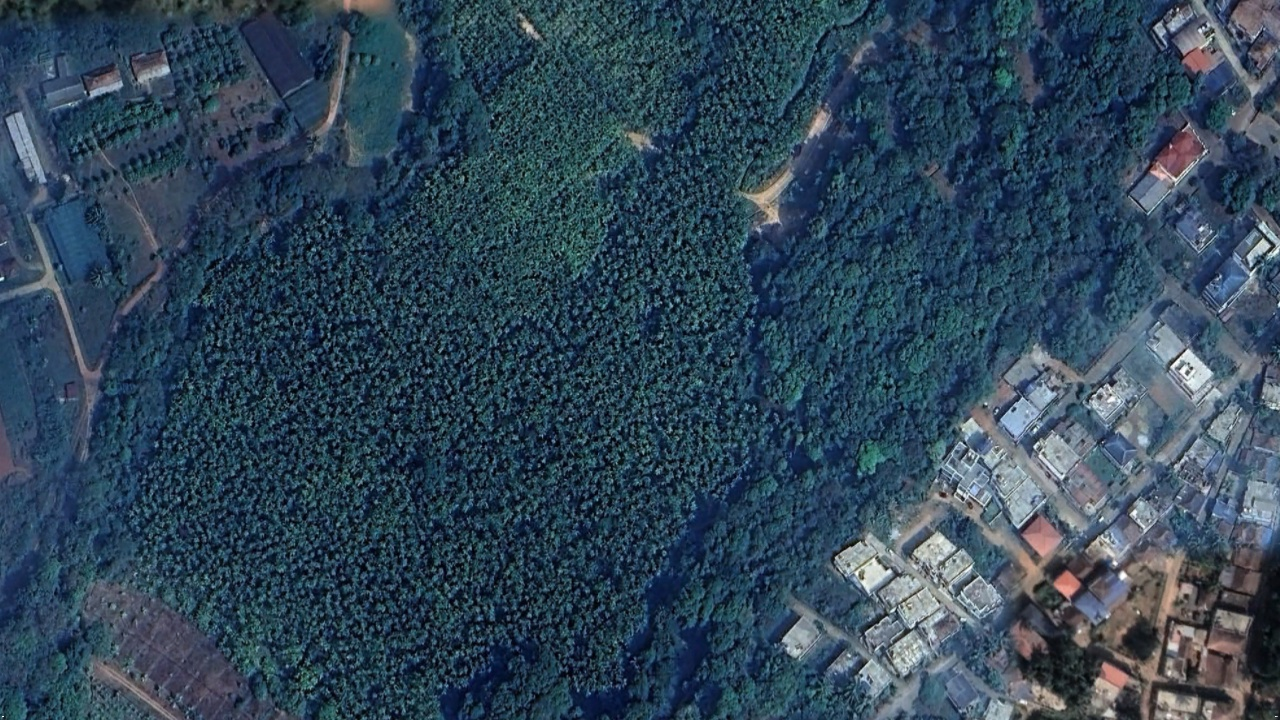
#> input picture Arecanut_Detection/Model_Statistical_Detection/test_images/image-1.jpg, 1280 x 720 px, given as the content of the folder ection/Model_Statistical_Detection/reference_images/positive, which was not available
$ jupyter execute Arecanut_Detection.ipynb
#> lines starting #> are read from the running program, lines starting #| are printed output that depends on the picture; after the words box and inside, x2 and y2 are one past the last pixel; in counts of white or black regions, pixels touching at a corner belong together; pictures that were not available may be replaced by others from this repository, and a replacement may not be noted
[cell 1]
from google.colab import drive
drive.mount('/content/drive')

[cell 2]
import cv2
import os
import numpy as np
from sklearn.svm import SVC
from sklearn.preprocessing import normalize
from skimage.feature import local_binary_pattern
import joblib

def split_image(image, patch_size=400, overlap=0.5):
    height, width = image.shape[:2]
    step = int(patch_size * (1 - overlap))
    patches, coordinates = [], []
    for y in range(0, height - patch_size + 1, step):
        for x in range(0, width - patch_size + 1, step):
            patches.append(image[y:y + patch_size, x:x + patch_size])
            coordinates.append((x, y, x + patch_size, y + patch_size))
    return patches, coordinates

def extract_features(image):
    gray = cv2.cvtColor(image, cv2.COLOR_BGR2GRAY)
    resized = cv2.resize(gray, (128, 128))
    lbp = local_binary_pattern(resized, 8, 1, method='uniform')
    hist_lbp, _ = np.histogram(lbp.ravel(), bins=np.arange(0, 10), range=(0, 9))
    hist_lbp = hist_lbp.astype("float")
    hist_lbp /= (hist_lbp.sum() + 1e-7)

    hsv = cv2.cvtColor(image, cv2.COLOR_BGR2HSV)
    hist_h = cv2.calcHist([hsv], [0], None, [8], [0, 180])
    hist_s = cv2.calcHist([hsv], [1], None, [8], [0, 256])
    hist_v = cv2.calcHist([hsv], [2], None, [8], [0, 256])
    hist_color = np.concatenate((hist_h, hist_s, hist_v)).flatten()
    hist_color = normalize(hist_color.reshape(1, -1))[0]

    return np.concatenate([hist_lbp, hist_color])

def train_svm(reference_folder):
    features, labels = [], []
    for label in ['positive', 'negative']:
        folder = os.path.join(reference_folder, label)
        for file in os.listdir(folder):
            if file.lower().endswith(('.jpg', '.jpeg', '.png')):
                img = cv2.imread(os.path.join(folder, file))
#> img is the input picture: shape (720, 1280, 3); mean B, G, R 87.8, 70.3, 48.9
                if img is not None:
                    features.append(extract_features(img))
#> in extract_features, `gray = cv2.cvtColor(image, cv2.COLOR_BGR2GRAY)`:
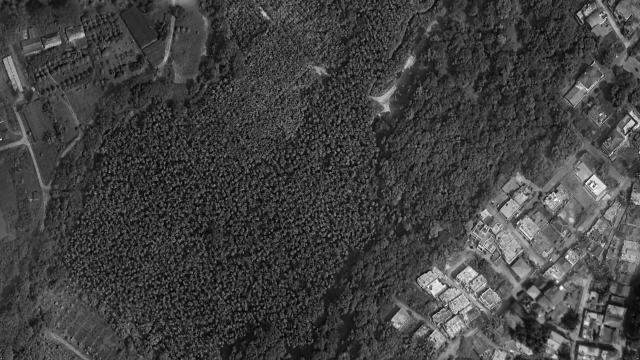
#> gray: shape (720, 1280) (shown at 1/2 size); min 1, max 255, mean 65.9
#> in extract_features, `resized = cv2.resize(gray, (128, 128))`:
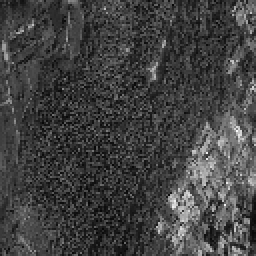
#> resized: shape (128, 128) (shown 2 times larger); min 5, max 250, mean 65.8
#> in extract_features, `lbp = local_binary_pattern(resized, 8, 1, method='uniform')`:
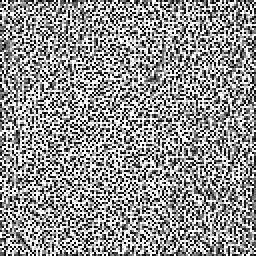
#> lbp: shape (128, 128) float64 (shown 2 times larger); min 0, max 9, mean 5.19; drawn with min black and max white
#> in extract_features, `hist_lbp, _ = np.histogram(lbp.ravel(), bins=np.arange(0, 10), range=(..`: hist_lbp = [2353, 1835, 872, 778, 775, 827, 852, 1762, 6330]
#> in extract_features, `hist_lbp /= (hist_lbp.sum() + 1e-7)`: hist_lbp = [0.144, 0.112, 0.0532, 0.0475, 0.0473, 0.0505, 0.052, 0.108, 0.386]
#> in extract_features, `hist_h = cv2.calcHist([hsv], [0], None, [8], [0, 180])`: hist_h = [22658, 2892, 2093, 10430, 834488, 35545, 4789, 8705]
#> in extract_features, `hist_s = cv2.calcHist([hsv], [1], None, [8], [0, 256])`: hist_s = [48403, 78754, 95330, 186106, 235954, 153616, 77371, 46066]
#> in extract_features, `hist_v = cv2.calcHist([hsv], [2], None, [8], [0, 256])`: hist_v = [21299, 189010, 368404, 242534, 64842, 24406, 9224, 1881]
#> in extract_features, `hist_color = np.concatenate((hist_h, hist_s, hist_v)).flatten()`: hist_color = 24 values, max 834488 at index 4, min 1881 at index 23, mean 115200
#> in extract_features, `hist_color = normalize(hist_color.reshape(1, -1))[0]`: hist_color = 24 values, max 0.805 at index 4, min 0.00182 at index 23, mean 0.111
                    labels.append(1 if label == 'positive' else 0)
    clf = SVC(kernel='linear', probability=True)
    clf.fit(features, labels)
    joblib.dump(clf, 'arecanut_svm_model.pkl')
    return clf

def detect_arecanut(image, clf, patch_size=400, overlap=0.5, threshold=0.5):
#> called with patch_size = 400, overlap = 0.5, threshold = 0.5
    patches, coords = split_image(image, patch_size, overlap)
#> after the loop in split_image, `for y in range(0, height - patch_size + 1, step):`: coordinates = [(0, 0, 400, 400), (200, 0, 600, 400), (400, 0, 800, 400), (600, 0, 1000, 400), (800, 0, 1200, 400), (0, 200, 400, 600), (200, 200, 600, 600), (400, 200, 800, 600), (600, 200, 1000, 600), (800, 200, 1200, 600)]; patches = 10 items
#> patches = 10 items; coords has the same summary as coordinates in split_image
    boxes = []
    for patch, coord in zip(patches, coords):
        feat = extract_features(patch)
        prob = clf.predict_proba([feat])[0][1]
        if prob >= threshold:
            boxes.append(coord)
#> this loop made 10 passes
#> coord on passes 1 to 2: (0, 0, 400, 400), (200, 0, 600, 400)
#> pass 1, in extract_features (call 3), `gray = cv2.cvtColor(image, cv2.COLOR_BGR2GRAY)`:
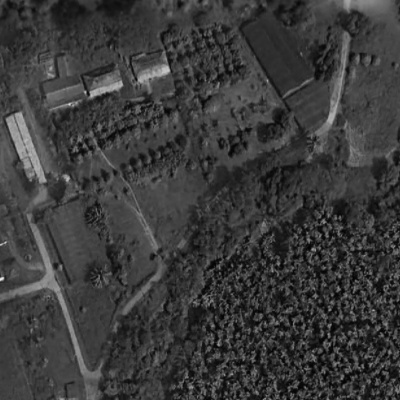
#> gray: shape (400, 400); min 1, max 237, mean 59.1
#> pass 1, in extract_features (call 3), `resized = cv2.resize(gray, (128, 128))`:
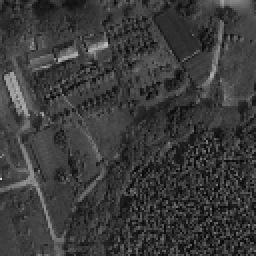
#> resized: shape (128, 128) (shown 2 times larger); min 5, max 211, mean 59
#> pass 1, in extract_features (call 3), `lbp = local_binary_pattern(resized, 8, 1, method='uniform')`:
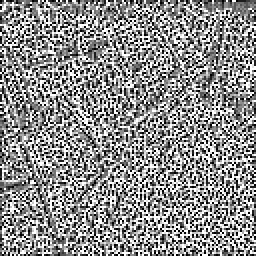
#> lbp: shape (128, 128) float64 (shown 2 times larger); min 0, max 9, mean 5.03; drawn with min black and max white
#> after the loop, boxes has the same summary as coordinates in split_image
    return boxes

def compute_iou(box1, box2):
    x1, y1 = max(box1[0], box2[0]), max(box1[1], box2[1])
    x2, y2 = min(box1[2], box2[2]), min(box1[3], box2[3])
    inter_area = max(0, x2 - x1) * max(0, y2 - y1)
    area1 = (box1[2] - box1[0]) * (box1[3] - box1[1])
    area2 = (box2[2] - box2[0]) * (box2[3] - box2[1])
    return inter_area / (area1 + area2 - inter_area + 1e-7)

def merge_boxes(boxes, iou_threshold=0.3):
    merged = []
    while boxes:
        base = boxes.pop(0)
        overlapping = [b for b in boxes if compute_iou(base, b) > iou_threshold]
        for b in overlapping:
            boxes.remove(b)
        all_boxes = [base] + overlapping
        x1 = min(b[0] for b in all_boxes)
        y1 = min(b[1] for b in all_boxes)
        x2 = max(b[2] for b in all_boxes)
        y2 = max(b[3] for b in all_boxes)
        merged.append((x1, y1, x2, y2))
    return merged

def save_results(image, boxes, image_name, output_image_folder, output_label_folder):
    os.makedirs(output_image_folder, exist_ok=True)
    os.makedirs(output_label_folder, exist_ok=True)

    for box in boxes:
        x1, y1, x2, y2 = box
        cv2.rectangle(image, (x1, y1), (x2, y2), (0, 255, 0), 2)

    cv2.imwrite(os.path.join(output_image_folder, image_name), image)

    h, w = image.shape[:2]
    label_path = os.path.join(output_label_folder, os.path.splitext(image_name)[0] + '.txt')
    with open(label_path, 'w') as f:
        for x1, y1, x2, y2 in boxes:
            x_center = ((x1 + x2) / 2) / w
            y_center = ((y1 + y2) / 2) / h
            bw = (x2 - x1) / w
            bh = (y2 - y1) / h
            f.write(f"0 {x_center:.6f} {y_center:.6f} {bw:.6f} {bh:.6f}\n")

[cell 3]
if __name__ == "__main__":
    # Train once and save model
    reference_images = "/content/drive/MyDrive/Arecanut_Detection_with_ML/Arecanut_Detection/Model_Statistical_Detection/reference_images"
    clf = train_svm(reference_images)  # contains 'positive' and 'negative' subfolders

    # Input and output paths
    input_image_folder = "/content/drive/MyDrive/Arecanut_Detection_with_ML/Arecanut_Detection/Model_Statistical_Detection/test_images"  # your input folder path
    output_image_folder = "/content/drive/MyDrive/Arecanut_Detection_with_ML/Arecanut_Detection/Model_Statistical_Detection/using_svm/output_images"
    output_label_folder = "/content/drive/MyDrive/Arecanut_Detection_with_ML/Arecanut_Detection/Model_Statistical_Detection/using_svm/output_labels"

    # Create output directories if they don't exist
    os.makedirs(output_image_folder, exist_ok=True)
    os.makedirs(output_label_folder, exist_ok=True)

    # Process each image in the input folder
    for img_name in os.listdir(input_image_folder):
        img_path = os.path.join(input_image_folder, img_name)

        # Skip if not an image file
        if not img_name.lower().endswith(('.png', '.jpg', '.jpeg')):
            continue

        # Load image and detect arecanut
        img = cv2.imread(img_path)
        if img is None:
            print(f"Could not read image: {img_path}")
            continue

        boxes = detect_arecanut(img, clf)
#> boxes has the same summary as coordinates in split_image
        merged_boxes = merge_boxes(boxes)
#> the loop in merge_boxes, `while boxes:` made 5 passes
#> (x1, y1, x2, all_boxes) on pass 3: (800, 0, 1200, [(800, 0, 1200, 400), (800, 200, 1200, 600)])
#> after the loop in merge_boxes, `while boxes:`: boxes = []; merged = [(0, 0, 600, 600), (400, 0, 1000, 600), (800, 0, 1200, 600), (200, 200, 600, 600), (600, 200, 1000, 600)]
#> merged_boxes has the same summary as merged in merge_boxes

        # Save bounding box results and labels
        save_results(img, merged_boxes, img_name, output_image_folder, output_label_folder)
#> the loop in save_results, `for box in boxes:` made 5 passes
#> (box, x1, y1, x2) on passes 1 to 5: ((0, 0, 600, 600), 0, 0, 600), ((400, 0, 1000, 600), 400, 0, 1000), ((800, 0, 1200, 600), 800, 0, 1200), ((200, 200, 600, 600), 200, 200, 600), ((600, 200, 1000, 600), 600, 200, 1000)
#> after the loop in save_results, `for box in boxes:`:
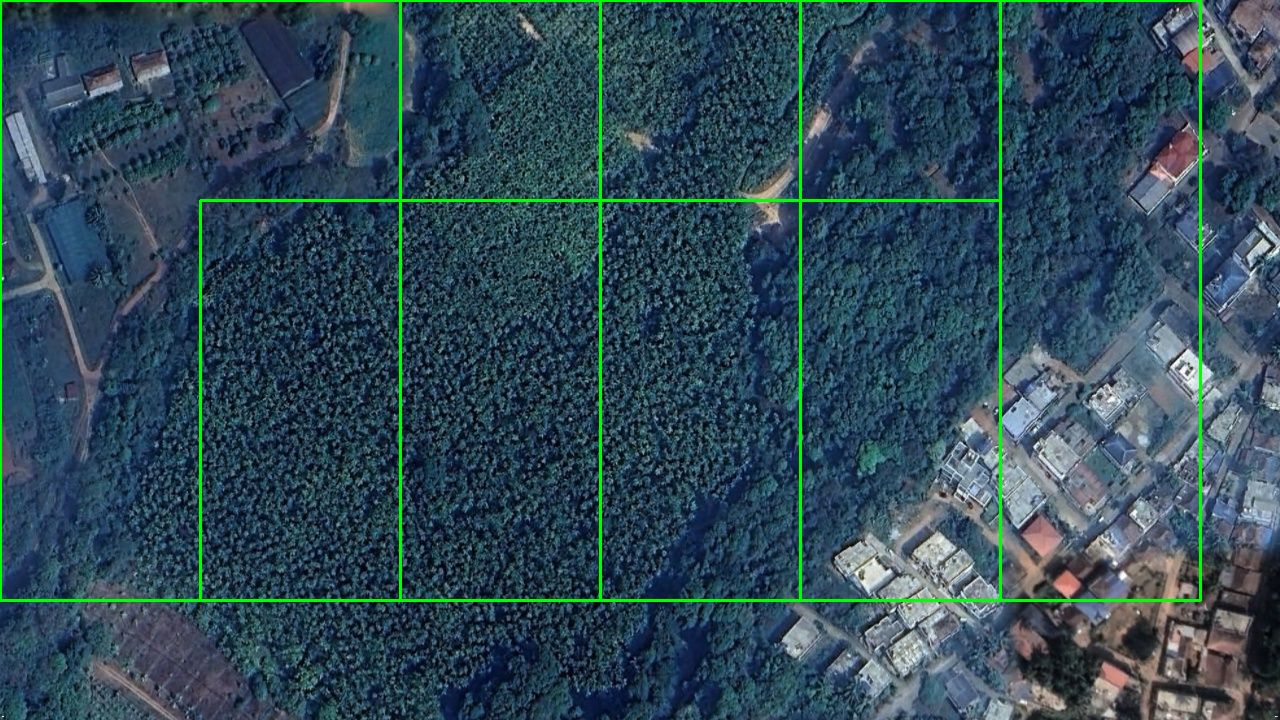
#> image: shape (720, 1280, 3); 2.14% of pixels changed, all inside (x1, y1, x2, y2) = (0, 0, 1202, 602)
#> the loop in save_results, `for x1, y1, x2, y2 in boxes:` made 5 passes
#> (x1, y1, x2, x_center, y_center, bw, bh) on passes 1 to 5: (0, 0, 600, 0.234, 0.417, 0.469, 0.833), (400, 0, 1000, 0.547, 0.417, 0.469, 0.833), (800, 0, 1200, 0.781, 0.417, 0.312, 0.833), (200, 200, 600, 0.312, 0.556, 0.312, 0.556), (600, 200, 1000, 0.625, 0.556, 0.312, 0.556)
        print(f"Processed image: {img_name}")

        print(f"Successfully processed {img_name}")

[cell 4]
import cv2
import os
import numpy as np
from sklearn.ensemble import RandomForestClassifier
from sklearn.preprocessing import normalize
from skimage.feature import local_binary_pattern
import joblib

def split_image(image, patch_size=400, overlap=0.5):
    height, width = image.shape[:2]
    step = int(patch_size * (1 - overlap))
    patches, coordinates = [], []
    for y in range(0, height - patch_size + 1, step):
        for x in range(0, width - patch_size + 1, step):
            patches.append(image[y:y + patch_size, x:x + patch_size])
            coordinates.append((x, y, x + patch_size, y + patch_size))
    return patches, coordinates

def extract_features(image):
    gray = cv2.cvtColor(image, cv2.COLOR_BGR2GRAY)
    resized = cv2.resize(gray, (128, 128))
    lbp = local_binary_pattern(resized, 8, 1, method='uniform')
    hist_lbp, _ = np.histogram(lbp.ravel(), bins=np.arange(0, 10), range=(0, 9))
    hist_lbp = hist_lbp.astype("float")
    hist_lbp /= (hist_lbp.sum() + 1e-7)

    hsv = cv2.cvtColor(image, cv2.COLOR_BGR2HSV)
    hist_h = cv2.calcHist([hsv], [0], None, [8], [0, 180])
    hist_s = cv2.calcHist([hsv], [1], None, [8], [0, 256])
    hist_v = cv2.calcHist([hsv], [2], None, [8], [0, 256])
    hist_color = np.concatenate((hist_h, hist_s, hist_v)).flatten()
    hist_color = normalize(hist_color.reshape(1, -1))[0]

    return np.concatenate([hist_lbp, hist_color])

# [14 lines left out: function train_rf, not called in this run]

def detect_arecanut(image, clf, patch_size=400, overlap=0.5, threshold=0.5):
    patches, coords = split_image(image, patch_size, overlap)
    boxes = []
    for patch, coord in zip(patches, coords):
        feat = extract_features(patch)
        prob = clf.predict_proba([feat])[0][1]
        if prob >= threshold:
            boxes.append(coord)
    return boxes

def compute_iou(box1, box2):
    x1, y1 = max(box1[0], box2[0]), max(box1[1], box2[1])
    x2, y2 = min(box1[2], box2[2]), min(box1[3], box2[3])
    inter_area = max(0, x2 - x1) * max(0, y2 - y1)
    area1 = (box1[2] - box1[0]) * (box1[3] - box1[1])
    area2 = (box2[2] - box2[0]) * (box2[3] - box2[1])
    return inter_area / (area1 + area2 - inter_area + 1e-7)

def merge_boxes(boxes, iou_threshold=0.3):
    merged = []
    while boxes:
        base = boxes.pop(0)
        overlapping = [b for b in boxes if compute_iou(base, b) > iou_threshold]
        for b in overlapping:
            boxes.remove(b)
        all_boxes = [base] + overlapping
        x1 = min(b[0] for b in all_boxes)
        y1 = min(b[1] for b in all_boxes)
        x2 = max(b[2] for b in all_boxes)
        y2 = max(b[3] for b in all_boxes)
        merged.append((x1, y1, x2, y2))
    return merged

def save_results(image, boxes, image_name, output_image_folder, output_label_folder):
    os.makedirs(output_image_folder, exist_ok=True)
    os.makedirs(output_label_folder, exist_ok=True)

    for box in boxes:
        x1, y1, x2, y2 = box
        cv2.rectangle(image, (x1, y1), (x2, y2), (0, 255, 0), 2)

    cv2.imwrite(os.path.join(output_image_folder, image_name), image)

    h, w = image.shape[:2]
    label_path = os.path.join(output_label_folder, os.path.splitext(image_name)[0] + '.txt')
    with open(label_path, 'w') as f:
        for x1, y1, x2, y2 in boxes:
            x_center = ((x1 + x2) / 2) / w
            y_center = ((y1 + y2) / 2) / h
            bw = (x2 - x1) / w
            bh = (y2 - y1) / h
            f.write(f"0 {x_center:.6f} {y_center:.6f} {bw:.6f} {bh:.6f}\n")

[cell 5]
if __name__ == "__main__":
    # Train once and save model
    reference_images = "/content/drive/MyDrive/Arecanut_Detection_with_ML/Arecanut_Detection/Model_Statistical_Detection/reference_images"
    clf = train_svm(reference_images)  # contains 'positive' and 'negative' subfolders

    # Input and output paths
    input_image_folder = "/content/drive/MyDrive/Arecanut_Detection_with_ML/Arecanut_Detection/Model_Statistical_Detection/test_images"
    output_image_folder = "/content/drive/MyDrive/Arecanut_Detection_with_ML/Arecanut_Detection/Model_Statistical_Detection/using_random_forest/output_images"
    output_label_folder = "/content/drive/MyDrive/Arecanut_Detection_with_ML/Arecanut_Detection/Model_Statistical_Detection/using_random_forest/output_labels"

    # Create output directories if they don't exist
    os.makedirs(output_image_folder, exist_ok=True)
    os.makedirs(output_label_folder, exist_ok=True)

    # Process each image in the input folder
    for img_name in os.listdir(input_image_folder):
        img_path = os.path.join(input_image_folder, img_name)

        # Skip if not an image file
        if not img_name.lower().endswith(('.png', '.jpg', '.jpeg')):
            continue

        # Load image and detect arecanut
        try:
            img = cv2.imread(img_path)
            if img is None:
                print(f"Could not read image: {img_path}")
                continue

            boxes = detect_arecanut(img, clf)
#> the loop in detect_arecanut, `for patch, coord in zip(patches, coords):` made 10 passes
#> pass 2, in extract_features (call 4), `gray = cv2.cvtColor(image, cv2.COLOR_BGR2GRAY)`:
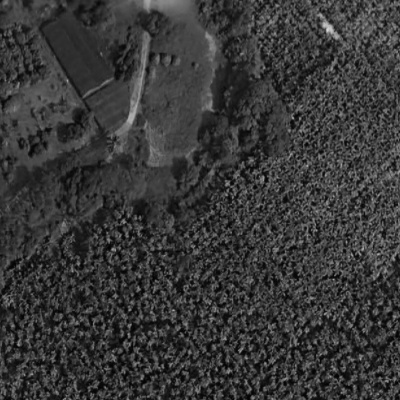
#> gray: shape (400, 400); min 1, max 215, mean 56.2
            merged_boxes = merge_boxes(boxes)
#> the loop in merge_boxes, `while boxes:` made 5 passes
#> (the rest of the program and of its run is left out)
